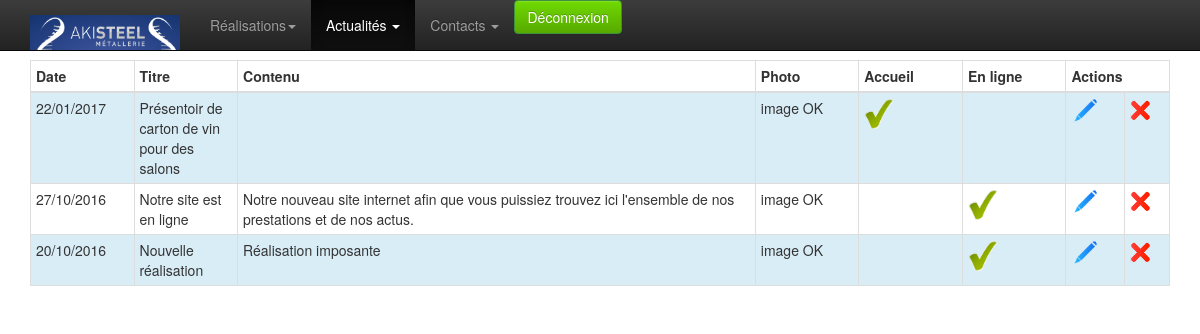
The app's page /admin/actualite/liste.php (signed in) with its own data.
### tables this page shows
CREATE TABLE `news` (
  `id_news` int(11) NOT NULL AUTO_INCREMENT,
  `date_news` datetime NOT NULL,
  `titre` varchar(250) NOT NULL,
  `sous_titre` varchar(100) NOT NULL,
  `contenu` text,
  `image` varchar(250) DEFAULT NULL,
  `accueil` tinyint(4) NOT NULL DEFAULT '0',
  `online` tinyint(4) NOT NULL DEFAULT '0',
  PRIMARY KEY (`id_news`)
);

### admin/classes/StorageManager.php (called while the page is built, shortened)
<?php
class StorageManager{
	protected function dbConnect() {
		try {
			$this->mysqli = new mysqli ( DBHOST, DBUSER, DBPASSWD, DBNAME ) ;
		} catch (Exception $e) {
			throw new Exception("Erreur Connexion DB ". $e->getMessage());
		}
	}
}
?>

### admin/classes/News.php (called while the page is built, shortened)
<?php
require_once("StorageManager.php");
class News extends StorageManager {
	public function newsGet( $id, $debug=false ){
		if ( !isset( $id ) || intval( $id ) <= 0 ) {
			$requete = "SELECT * FROM `news` ORDER BY date_news DESC" ;
		}
		else {
			$requete = "SELECT * FROM `news` WHERE id_news=" . $id ;
		}
		$new_array = null;
		$result = mysqli_query($this->mysqli,$requete);
		while( $row = mysqli_fetch_assoc( $result)){
			$new_array[] = $row;
		}
		return $new_array;
	}
}

### admin/classes/utils.php (called while the page is built, shortened)
<?
	function traitement_datetime_affiche($date) {
		if ( $date != "" ) {
			$tab = explode(" ", $date);
			$tab2 = explode("-", $tab[0]);
		   	return $tab2[2] . "/" . $tab2[1] . "/" . $tab2[0] ;
		}
		else
			return "";
	}
?>

### admin/actualite/liste.php (the view, shortened to what this page needs)
<? include_once ( $_SERVER[ "DOCUMENT_ROOT" ] . "/admin/classes/utils.php" );?>
<?
	require $_SERVER[ "DOCUMENT_ROOT" ] . "/admin/classes/News.php";
	$news = new News();
	$result = $news->newsGet(null);
?>
<!doctype html>
<html class="no-js" lang="en">
	<head>
		<? include_once $_SERVER[ "DOCUMENT_ROOT" ] . "/admin/inc-meta.php";?>
	</head>
	<body>
		<? require_once $_SERVER[ "DOCUMENT_ROOT" ] . "/admin/inc-menu.php";?>
		<div class="container">
			<div class="row">
				<div class="col-xs-12 col-sm-12 col-md-12">
					<table class="table table-hover table-bordered table-condensed table-striped" >
						<thead>
							<tr>
								<th class="col-md-1" style="">Date</th>
								<th class="col-md-1" style="">Titre</th>
								<th class="col-md-5" style="">Contenu</th>
								<th class="col-md-1" style="">Photo</th>
								<th class="col-md-1" style="">Accueil</th>
								<th class="col-md-1" style="">En ligne</th>
								<th class="col-md-1" colspan="2" style="">Actions</th>
							</tr>
						</thead>
						<tbody>
							<?
							if ( !empty( $result ) ) {
								$i=0;
								foreach ( $result as $value ) {
									$i++;
									$accueil = ( $value[ "accueil" ] == '1' ) ? 'check' : 'vide';
									$online = ( $value[ "online" ] == '1' ) ? 'check' : 'vide';
									$classe_affichage = ( $i % 2 != 0 ) ? "info" : "";
									$image_ok = ( !empty( $value[ "image" ] ) && isset( $value[ "image" ] ) ) ? "image OK" : "&nbsp;";
									echo "<tr class='" . $classe_affichage . "'>\n";
									echo "	<td>" . traitement_datetime_affiche( $value[ "date_news" ] ) . "</td>\n";
									echo "	<td>" . $value[ "titre" ] . "</td>\n";
									echo "	<td>" . $value[ "contenu" ] . "</td>\n";
									echo "	<td>" . $image_ok . "</td>\n";
									echo "	<td><img src='../img/" . $accueil . ".png' width='30' ></td>\n";
									echo "	<td><img src='../img/" . $online . ".png' width='30' ></td>\n";
									echo "	<td><a href='./edition.php?id=" . $value[ "id_news" ] . "'><img src='../img/modif.png' width='30' alt='Modifier' ></a></td>\n";
									echo "	<td>\n";
									echo "		<img src='../img/del.png' width='20' alt='Supprimer' onclick=\"$('.supp" . $value[ "id_news" ] . "').css('display', 'block');\">\n";
									echo "	</td>\n";
									echo "</tr>\n";
								}
							}
							?>
						</tbody>
					</table>
				</div>
			</div>
		</div>
	</body>
</html>

### admin/css/style.css (style rules this page uses)
body { padding-top: 60px; padding-bottom: 40px; }

### records on screen
news: date_news "22/01/2017", titre "Présentoir de carton de vin pour des salons", image "image OK", shows a picture
news: date_news "27/10/2016", titre "Notre site est en ligne", contenu "Notre nouveau site internet afin que vous puissiez trouvez ici l'ensemble de nos prestations et de nos actus.", image "image OK"
news: date_news "20/10/2016", titre "Nouvelle réalisation", contenu "Réalisation imposante", image "image OK"
